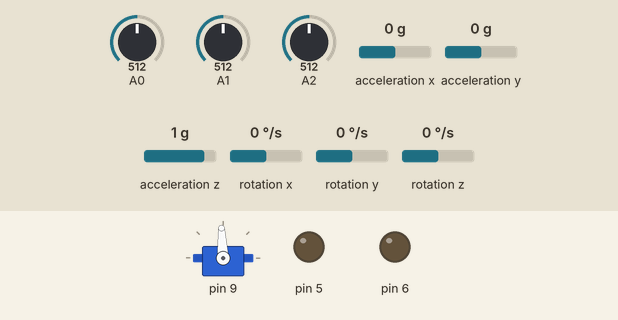
Simulated run of this sketch. Board: Arduino Uno, built with avr-gcc and run on an emulated ATmega328P. On the bench: servo, output pins drawn as LEDs (lit = HIGH). Wiring (inferred from the names in the program): MPU-6050 motion sensor at I2C address 0x68. Inputs (shaded band) come from the test bench; at power-on: rotation z 0 °/s, A1 = 512, A0 = 512, A2 = 512, acceleration x 0 g, acceleration y 0 g, acceleration z 1 g, rotation x 0 °/s, rotation y 0 °/s. Servo pulses on a pin are drawn as a servo (544–2400 µs = 0–180°); pins used as bus, display or sensor lines are not drawn.

Above: at 1.0 s.
1.1 s: rotation z set to -165 °/s
At 3.8 s:
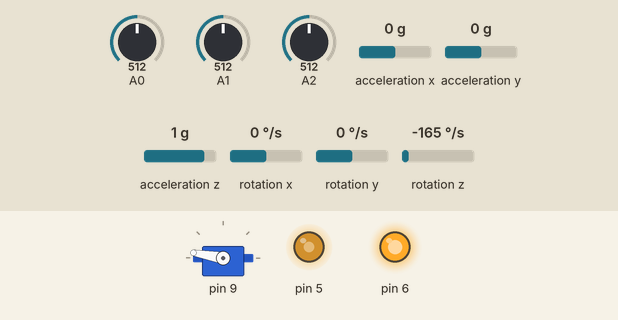
4.1 s: rotation z set to -173 °/s
7.1 s: A1 set to 165
10.1 s: A1 set to 143
At 15.8 s:
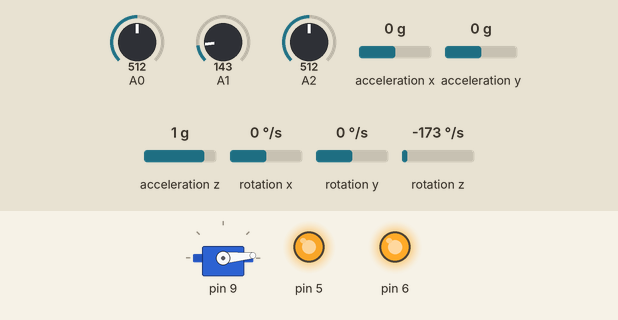
16.1 s: A0 set to 65
At 18.45 s:
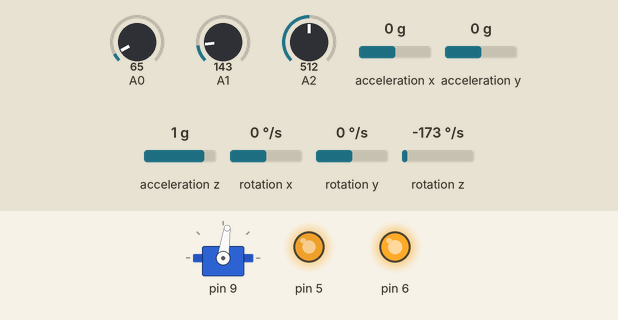
19.1 s: A0 set to 116
22.1 s: A0 set to 133
At 22.6 s:
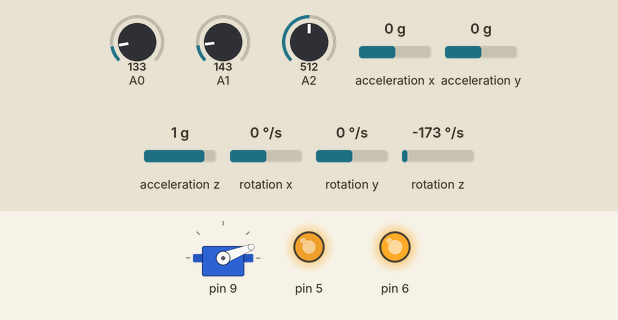
Timing chart, 0 to 26.1 s (numbered marks = the images above; inputs shaded):
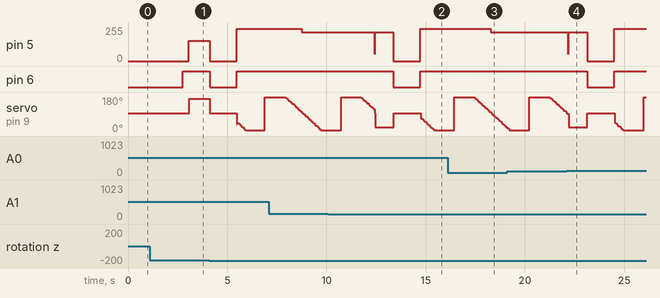

Measured:
- the behaviour switches between 157 and 156 on A1 (found by bisection; images 1 and 2)
- the behaviour switches between 122 and 123 on A0 (found by bisection; images 3 and 4)
- after the input at 10.1 s, pin 5: 216/255 → 0/255 after 3.3 s, → 242/255 1.4 s later; pin 6: HIGH → LOW after 3.3 s, → HIGH 1.4 s later
- after the input at 16.1 s, pin 5: goes on until 18.3 s, then stays 216/255
- after the input at 22.1 s, pin 5: 216/255 → 0/255 after 1.0 s, → 242/255 1.4 s later; pin 6: HIGH → LOW after 1.0 s, → HIGH 1.4 s later

The sketch:

main.ino
```cpp
//IMU works
//sensor works

#define F_CPU 16000000UL

#include <avr/io.h>
#include <util/delay.h>
#include <stdint.h>

#include "servo.h"
#include "thrust.h"
#include "lift.h"
#include "sensors.h"
#include "battery.h"
#include "state_machine.h"
#include "control.h"

/* Control loop period = 10 ms */
#define LOOP_DT_S 0.020f

int main(void)
{
    uint8_t ir_divider = 0;
    uint8_t battery_divider = 0;

    // ---- INIT ----
    timer1_servo_init();
    thrust_init();
    lift_init();

    sensors_init();
    battery_init();

    _delay_ms(400);

    // Initial read
    update_sensors();
    battery_update();


    update_imu_sensor(LOOP_DT_S);
     yaw_target = yaw_deg;

    set_servo_angle(0.0f);
    set_thrust(0);
    set_lift(100);   // stronger lift for stability

    _delay_ms(300);

    static uint8_t ir_div = 0; //COUNTING sensor udpates

    // ---- MAIN LOOP ----
    while (1)
    {


        //SENSORS UPDATE ONCE EVERY 50ms instead of every 10ms
        if (++ir_div >= 10){
            ir_div = 0;
            update_sensors();
        }

        update_imu_sensor(LOOP_DT_S);
          //updates IMU according to loop

        // ---- SLOW IR UPDATE (every 5 loops ≈ 50 ms) ----

 //     ---- BATTERY UPDATE (slow) ----
        battery_divider++;
        // if (battery_divider >= 50) {   // every ~0.5 sec
        //     battery_divider = 0;
        //     battery_update();
        //     while(1);
        // }

        // if (battery_is_low()) {
        //     set_thrust(0);
        //     set_lift(0);
        //     set_servo_angle(0.0f);
        // }


        // ---- CONTROL ----
       update_state();
       apply_control();


    //NOTE TO SARKIS

//This is good, test IMU AGAIN, for final, either keep serial.print();
    _delay_ms(10);  // EXACTLY matches LOOP_DT_S
    }

    return 0;
}
```

I2C.c
```cpp
#include <avr/io.h>
#include <util/delay.h>
#include <stdint.h>
#include <stdlib.h>
#include "I2C.h"

#define MPU_ADDR 0x68

void I2C_init(void){ // This function initializes the status and bit rate register to set I2C at about 100 kHz if CPU at 16MHz
	TWSR = 0;
	TWBR = 72;
}

void I2C_start(void){//Sends the start signal to the slave (IMU)
	TWCR = (1<<TWINT)|(1<<TWSTA)|(1<<TWEN);
	while (!(TWCR&(1<<TWINT)));
}

void I2C_stop(void){ //Sends the stop signal to the slave (IMU)
	TWCR = (1<<TWINT)|(1<<TWSTO)|(1<<TWEN);
}

void I2C_write(uint8_t Data){ // Sends the data byte to the slave through the data register
	TWDR = Data;
	TWCR = (1<<TWINT)|(1<<TWEN);
	while (!(TWCR&(1<<TWINT)));
}

void I2C_write_reg(uint8_t Data, uint8_t Register){ //Combine all the prior functions to write to a register
	I2C_start();
	//I2C slave address is 8 bits, bit 0 is the read/write flag and 1-7 are the address
    I2C_write(MPU_ADDR << 1);
    //State the register value
	I2C_write(Register);
	//Send the data
	I2C_write(Data);
	I2C_stop();
}

uint8_t I2C_read_ack(void){//Read the data and tell the IMU you want more data
	TWCR = (1<<TWINT) | (1<<TWEN) | (1<<TWEA);
	while (!(TWCR & (1<<TWINT)));
	return TWDR;
}

uint8_t I2C_read_nack(void){// Read the data and tell the IMU you're done
	TWCR = (1<<TWINT) | (1<<TWEN);
	while (!(TWCR & (1<<TWINT)));
	return TWDR;
}

uint8_t I2C_read_reg(uint8_t Register){//read 1 byte off a register
	I2C_start();
	I2C_write(MPU_ADDR << 1);
	I2C_write(Register);

	I2C_start();
	I2C_write(MPU_ADDR << 1|1);
	uint8_t Data = I2C_read_nack();

	I2C_stop();

	return Data;
}


void I2C_read_multiple_reg(uint8_t Base_reg, uint8_t* values, int range){//Read multiple bytes in a register
	I2C_start();
	I2C_write(MPU_ADDR << 1);
	I2C_write(Base_reg);

	I2C_start();
	I2C_write(MPU_ADDR << 1|1);
	//This assumes the register addresses are next to each other. This is good for something like IMU acceleration values which
	//are all within 6 registers of each other
	for (int i = 0; i < range; i++){
		if (i < range-1){
			values[i] = I2C_read_ack();
		}
		else{
			values[i] = I2C_read_nack();
		}
	}

	I2C_stop();
}
```

I2C.h
```cpp
#ifndef I2C_H
#define I2C_H

#include <stdint.h>

#ifdef __cplusplus
extern "C" {
#endif

#define MPU_ADDR 0x68

	void I2C_init(void);
	void I2C_start(void);
	void I2C_stop(void);
	void I2C_write(uint8_t Data);
	void I2C_write_reg(uint8_t Data, uint8_t Register);
	uint8_t I2C_read_ack(void);
	uint8_t I2C_read_nack(void);
	uint8_t I2C_read_reg(uint8_t Register);
	void I2C_read_multiple_reg(uint8_t Base_reg, uint8_t* values, int range);

#ifdef __cplusplus
}
#endif

#endif
```

IMU.c
```cpp
#define F_CPU 16000000UL
// CPU clock frequency = 16 MHz, used for delay and timing calculations

#include <avr/io.h>
#include <util/delay.h>
#include <stdint.h>
#include <math.h>
#include "I2C.h"
#include "IMU.h"

#ifndef M_PI
#define M_PI 3.14159265358979323846
#endif

#define F_CPU 16000000UL
// MPU6050 register addresses
#define MPU_ADDR             0x68
#define MPU6050_WHO_AM_I     0x75
#define MPU6050_PWR_MGMT_1   0x6B
#define MPU6050_ACCEL_XOUT_H 0x3B
#define MPU6050_ACCEL_XOUT_L 0x3C
#define MPU6050_ACCEL_YOUT_H 0x3D
#define MPU6050_ACCEL_YOUT_L 0x3E
#define MPU6050_ACCEL_ZOUT_H 0x3F
#define MPU6050_ACCEL_ZOUT_L 0x40
#define MPU6050_TEMP_OUT_H   0x41
#define MPU6050_TEMP_OUT_L   0x42
#define MPU6050_GYRO_XOUT_H  0x43
#define MPU6050_GYRO_XOUT_L  0x44
#define MPU6050_GYRO_YOUT_H  0x45
#define MPU6050_GYRO_YOUT_L  0x46
#define MPU6050_GYRO_ZOUT_H  0x47
#define MPU6050_GYRO_ZOUT_L  0x48
#define MPU6050_ACCEL_CONFIG 0x1C
#define MPU6050_GYRO_CONFIG  0x1B
#define MPU6050_SMPLRT_DIV   0x19
#define MPU6050_CONFIG       0x1A
#define MPU6050_INT_ENABLE   0x38

// Conversion factors used to transform raw sensor readings into physical units
static float accel_sensitivity = 16384.0f;  // Default accelerometer sensitivity for ±2g
static float gyro_sensitivity  = 131.0f;    // Default gyroscope sensitivity for ±250 deg/s

uint8_t mpu6050_init(void)
{
    uint8_t who;

    _delay_ms(100);

    who = mpu6050_who_am_i();
    if (who != 0x68 && who != 0x69) return 1;

    // Wake up the sensor
    I2C_write_reg(0x01, MPU6050_PWR_MGMT_1);

    _delay_ms(50);

    return 0;
}

uint8_t mpu6050_who_am_i(void)
{
    return I2C_read_reg(MPU6050_WHO_AM_I);
}

uint8_t mpu6050_set_accel_range(accel_range_t range)
{
    switch(range) {
        case AFS_2G:  accel_sensitivity = 16384.0f; break;
        case AFS_4G:  accel_sensitivity = 8192.0f;  break;
        case AFS_8G:  accel_sensitivity = 4096.0f;  break;
        case AFS_16G: accel_sensitivity = 2048.0f;  break;
        default: return 1;
    }

    I2C_write_reg((range << 3), MPU6050_ACCEL_CONFIG);
    return 0;
}

uint8_t mpu6050_set_gyro_range(gyro_range_t range)
{
    switch(range) {
        case GFS_250DPS:  gyro_sensitivity = 131.0f; break;
        case GFS_500DPS:  gyro_sensitivity = 65.5f;  break;
        case GFS_1000DPS: gyro_sensitivity = 32.8f;  break;
        case GFS_2000DPS: gyro_sensitivity = 16.4f;  break;
        default: return 1;
    }

    I2C_write_reg((range << 3), MPU6050_GYRO_CONFIG);
    return 0;
}

uint8_t mpu6050_set_dlpf(uint8_t dlpf_cfg)
{
    I2C_write_reg((dlpf_cfg & 0x07), MPU6050_CONFIG);
    return 0;
}

uint8_t mpu6050_set_sample_rate_div(uint8_t div)
{
    I2C_write_reg(div, MPU6050_SMPLRT_DIV);
    return 0;
}

uint8_t mpu6050_read_all(mpu6050_data_t *data)
{
    uint8_t buf[14];

    I2C_read_multiple_reg(MPU6050_ACCEL_XOUT_H, buf, 14);

    data->accel_x = (int16_t)((buf[0]  << 8) | buf[1]);
    data->accel_y = (int16_t)((buf[2]  << 8) | buf[3]);
    data->accel_z = (int16_t)((buf[4]  << 8) | buf[5]);
    data->temp    = (int16_t)((buf[6]  << 8) | buf[7]);
    data->gyro_x  = (int16_t)((buf[8]  << 8) | buf[9]);
    data->gyro_y  = (int16_t)((buf[10] << 8) | buf[11]);
    data->gyro_z  = (int16_t)((buf[12] << 8) | buf[13]);

    return 0;
}

float mpu6050_accel_to_g(int16_t raw)
{
    return ((float)raw) / accel_sensitivity;
}

float mpu6050_gyro_to_dps(int16_t raw)
{
    return ((float)raw) / gyro_sensitivity;
}

float mpu6050_temp_to_c(int16_t raw_temp)
{
    return ((float)raw_temp / 340.0f) + 36.53f;
}

void imu_reset_state(imu_state_t *imu)
{
    imu->ax_g = 0.0f;
    imu->ay_g = 0.0f;
    imu->az_g = 0.0f;

    imu->gx_dps = 0.0f;
    imu->gy_dps = 0.0f;
    imu->gz_dps = 0.0f;

    imu->roll_deg = 0.0f;
    imu->pitch_deg = 0.0f;
    imu->yaw_deg = 0.0f;

    imu->ax_bias_g = 0.0f;
    imu->ay_bias_g = 0.0f;
    imu->az_bias_g = 0.0f;

    imu->gx_bias_dps = 0.0f;
    imu->gy_bias_dps = 0.0f;
    imu->gz_bias_dps = 0.0f;

    imu->vx_mps = 0.0f;
    imu->x_m = 0.0f;

    imu->ax_linear_g = 0.0f;
    imu->ax_linear_mps2 = 0.0f;
    imu->prev_ax_mps2 = 0.0f;
    imu->prev_vx_mps = 0.0f;

    imu->initialized = 0;
}

void imu_calibrate(imu_state_t *imu, uint16_t samples)
{
    uint16_t i;
    mpu6050_data_t raw;

    float sum_ax = 0.0f;
    float sum_ay = 0.0f;
    float sum_az = 0.0f;
    float sum_gx = 0.0f;
    float sum_gy = 0.0f;
    float sum_gz = 0.0f;

    for (i = 0; i < samples; i++) {
        if (mpu6050_read_all(&raw) == 0) {
            sum_ax += mpu6050_accel_to_g(raw.accel_x);
            sum_ay += mpu6050_accel_to_g(raw.accel_y);
            sum_az += mpu6050_accel_to_g(raw.accel_z);

            sum_gx += mpu6050_gyro_to_dps(raw.gyro_x);
            sum_gy += mpu6050_gyro_to_dps(raw.gyro_y);
            sum_gz += mpu6050_gyro_to_dps(raw.gyro_z);
        }

        _delay_ms(2);
    }

    imu->ax_bias_g = sum_ax / samples;
    imu->ay_bias_g = sum_ay / samples;
    imu->az_bias_g = (sum_az / samples) - 1.0f;

    imu->gx_bias_dps = sum_gx / samples;
    imu->gy_bias_dps = sum_gy / samples;
    imu->gz_bias_dps = sum_gz / samples;
}


// Read new sensor data, remove offsets, estimate angles, and integrate motion along X
uint8_t imu_update(imu_state_t *imu, float dt_s)
{
    mpu6050_data_t raw;
    float roll_acc;
    float pitch_acc;
    float pitch_rad;
    float ax_linear_g;
    float ax_mps2;

    if (mpu6050_read_all(&raw) != 0) return 1;

    imu->ax_g = mpu6050_accel_to_g(raw.accel_x) - imu->ax_bias_g;
    imu->ay_g = mpu6050_accel_to_g(raw.accel_y) - imu->ay_bias_g;
    imu->az_g = mpu6050_accel_to_g(raw.accel_z) - imu->az_bias_g;

    imu->gx_dps = mpu6050_gyro_to_dps(raw.gyro_x) - imu->gx_bias_dps;
    imu->gy_dps = mpu6050_gyro_to_dps(raw.gyro_y) - imu->gy_bias_dps;
    imu->gz_dps = mpu6050_gyro_to_dps(raw.gyro_z) - imu->gz_bias_dps;

    roll_acc  = atan2f(imu->ay_g, imu->az_g) * 180.0f / M_PI;
    pitch_acc = atan2f(-imu->ax_g, sqrtf(imu->ay_g * imu->ay_g + imu->az_g * imu->az_g)) * 180.0f / M_PI;

    if (!imu->initialized) {
        imu->roll_deg = roll_acc;
        imu->pitch_deg = pitch_acc;
        imu->yaw_deg = 0.0f;
        imu->initialized = 1;
        imu->prev_ax_mps2 = 0.0f;
        imu->prev_vx_mps = 0.0f;

        // Initialize high-pass filter state
        imu->ax_hp_filter = 0.0f;
    }

    imu->roll_deg  = 0.98f * (imu->roll_deg  + imu->gx_dps * dt_s) + 0.02f * roll_acc;
    imu->pitch_deg = 0.98f * (imu->pitch_deg + imu->gy_dps * dt_s) + 0.02f * pitch_acc;

    imu->yaw_deg += imu->gz_dps * dt_s;
    if (imu->yaw_deg > 180.0f)  imu->yaw_deg -= 360.0f;
    if (imu->yaw_deg < -180.0f) imu->yaw_deg += 360.0f;

    pitch_rad = imu->pitch_deg * M_PI / 180.0f;

    ax_linear_g = imu->ax_g - sinf(pitch_rad);  // Add because we subtracted gravity in calibration

    // Apply high-pass filter to remove DC bias (0.1 Hz cutoff)
    float alpha = 0.996f; // For 100Hz sampling, 0.1Hz cutoff
    imu->ax_hp_filter = alpha * (imu->ax_hp_filter + ax_linear_g - imu->prev_ax_linear_g);
    imu->prev_ax_linear_g = ax_linear_g;
    ax_linear_g = imu->ax_hp_filter;

    // Consistent deadband
    const float ACCEL_DEADBAND = 0.015f;  // 30 mg
    const float VEL_DEADBAND = 0.01f;    // 1 cm/s

    if (fabsf(ax_linear_g) < ACCEL_DEADBAND) {
        ax_linear_g = 0.0f;
    }

    imu->ax_linear_g = ax_linear_g;
    ax_mps2 = ax_linear_g * 9.80665f;
    imu->ax_linear_mps2 = ax_mps2;

    // Detect if sensor is stationary
    uint8_t is_stationary = (fabsf(imu->gx_dps) < 1.0f &&
                             fabsf(imu->gy_dps) < 1.0f &&
                             fabsf(imu->gz_dps) < 1.0f &&
                             fabsf(ax_linear_g) < ACCEL_DEADBAND);

    if (is_stationary) {
        // Stronger damping when stationary
        imu->vx_mps *= 0.9f;
        if (fabsf(imu->vx_mps) < VEL_DEADBAND) {
            imu->vx_mps = 0.0f;
            imu->prev_vx_mps = 0.0f;
            imu->prev_ax_mps2 = 0.0f;
        }
    } else {
        // Trapezoidal integration for velocity
        imu->vx_mps += 0.5f * (imu->prev_ax_mps2 + ax_mps2) * dt_s;

        // Very light damping even when moving (prevents unbounded drift)
        imu->vx_mps *= 0.999f;

        // Trapezoidal integration for position
        imu->x_m += 0.5f * (imu->prev_vx_mps + imu->vx_mps) * dt_s;

        imu->prev_vx_mps = imu->vx_mps;
        imu->prev_ax_mps2 = ax_mps2;
    }

    return 0;
}
```

IMU.h
```cpp
#ifndef IMU_H
#define IMU_H

#include <stdint.h>

#ifdef __cplusplus
extern "C" {
#endif

    typedef struct {
        int16_t accel_x;
        int16_t accel_y;
        int16_t accel_z;
        int16_t temp;
        int16_t gyro_x;
        int16_t gyro_y;
        int16_t gyro_z;
    } mpu6050_data_t;

    typedef enum {
        AFS_2G  = 0,
        AFS_4G  = 1,
        AFS_8G  = 2,
        AFS_16G = 3
    } accel_range_t;

    typedef enum {
        GFS_250DPS  = 0,
        GFS_500DPS  = 1,
        GFS_1000DPS = 2,
        GFS_2000DPS = 3
    } gyro_range_t;

    typedef struct {
        float ax_g;
        float ay_g;
        float az_g;

        float gx_dps;
        float gy_dps;
        float gz_dps;

        float roll_deg;
        float pitch_deg;
        float yaw_deg;

        float ax_bias_g;
        float ay_bias_g;
        float az_bias_g;

        float gx_bias_dps;
        float gy_bias_dps;
        float gz_bias_dps;

        float vx_mps;
        float x_m;

        float ax_linear_g;
        float ax_linear_mps2;

        float prev_ax_mps2;
        float prev_vx_mps;

        uint8_t initialized;

        float prev_ax_linear_g;  // For high-pass filter
        float ax_hp_filter;      // High-pass filter state
    } imu_state_t;

    uint8_t mpu6050_init(void);
    uint8_t mpu6050_who_am_i(void);
    uint8_t mpu6050_set_accel_range(accel_range_t range);
    uint8_t mpu6050_set_gyro_range(gyro_range_t range);
    uint8_t mpu6050_set_dlpf(uint8_t dlpf_cfg);
    uint8_t mpu6050_set_sample_rate_div(uint8_t div);
    uint8_t mpu6050_read_all(mpu6050_data_t *data);

    float mpu6050_accel_to_g(int16_t raw);
    float mpu6050_gyro_to_dps(int16_t raw);
    float mpu6050_temp_to_c(int16_t raw_temp);

    void imu_reset_state(imu_state_t *imu);
    void imu_calibrate(imu_state_t *imu, uint16_t samples);
    uint8_t imu_update(imu_state_t *imu, float dt_s);
#ifdef __cplusplus
}
#endif
#endif
```

battery.c
```cpp
#define F_CPU 16000000UL

#include <avr/io.h>
#include <util/delay.h>
#include <stdint.h>
#include "battery.h"

/* ===================== CONFIGURATION ===================== */

/* Measured external analog reference */
#define ADC_AREF_V              4.96f

/* Battery divider ADC channel */
#define BATTERY_ADC_CHANNEL     2   /* ADC2 / PC2 */

/* Calibrated divider gain:
   V_bat = V_adc * BATTERY_DIVIDER_GAIN

   Based on your measurements:
   - real battery voltage ≈ 8.33 V
   - ADC reading ≈ 550
   - AREF ≈ 4.96 V

   This gives a divider gain close to 3.12.
*/
#define BATTERY_DIVIDER_GAIN    3.12f

/* Number of ADC samples averaged */
#define BATTERY_SAMPLES         16

/* 2S LiPo thresholds */
#define BATTERY_FULL_V          8.40f
#define BATTERY_LOW_THRESHOLD_V 7.20f
#define BATTERY_EMPTY_V         6.80f

/* ===================== GLOBALS ===================== */

uint16_t battery_adc = 0;
float battery_voltage_v = 0.0f;
uint8_t battery_percent = 0;

/* ===================== ADC HELPERS ===================== */

static uint16_t adc_read_channel_blocking(uint8_t channel)
{
    /* Keep external AREF, only change MUX bits */
    ADMUX = (ADMUX & 0xF0) | (channel & 0x07);
    _delay_us(10);

    ADCSRA |= (1 << ADSC);
    while (ADCSRA & (1 << ADSC)) {}

    return ADC;
}

static uint16_t battery_read_average(uint8_t n_samples)
{
    uint32_t sum = 0;
    uint8_t i;

    for (i = 0; i < n_samples; i++) {
        sum += adc_read_channel_blocking(BATTERY_ADC_CHANNEL);
        _delay_ms(2);
    }

    return (uint16_t)(sum / n_samples);
}

/* ===================== PUBLIC FUNCTIONS ===================== */

void battery_init(void)
{
    /* Disable digital input buffer on ADC2 / PC2 */
    DIDR0 |= (1 << BATTERY_ADC_CHANNEL);
}

void battery_update(void)
{
    float v_adc;
    float v_bat;
    float p;

    battery_adc = battery_read_average(BATTERY_SAMPLES);

    /* Voltage at the ADC pin */
    v_adc = ((float)battery_adc * ADC_AREF_V) / 1023.0f;

    /* Reconstructed battery voltage */
    v_bat = v_adc * BATTERY_DIVIDER_GAIN;
    battery_voltage_v = v_bat;

    /* Linear percentage estimate between EMPTY and FULL */
    if (v_bat <= BATTERY_EMPTY_V) {
        battery_percent = 0;
    }
    else if (v_bat >= BATTERY_FULL_V) {
        battery_percent = 100;
    }
    else {
        p = (v_bat - BATTERY_EMPTY_V) / (BATTERY_FULL_V - BATTERY_EMPTY_V);
        battery_percent = (uint8_t)(p * 100.0f + 0.5f);
    }
}

uint8_t battery_is_low(void)
{
    return (battery_voltage_v <= BATTERY_LOW_THRESHOLD_V);
}
```

battery.h
```cpp
#ifndef BATTERY_H
#define BATTERY_H

#include <stdint.h>

#ifdef __cplusplus
extern "C" {
#endif

/* Raw ADC reading from the battery divider */
extern uint16_t battery_adc;

/* Estimated battery voltage in volts */
extern float battery_voltage_v;

/* Estimated battery percentage 0..100 */
extern uint8_t battery_percent;

/* Initialize battery monitor */
void battery_init(void);

/* Update battery ADC, voltage, and percentage */
void battery_update(void);

/* Returns 1 if the battery is below the low-voltage threshold */
uint8_t battery_is_low(void);
#ifdef __cplusplus
}
#endif
#endif
```

control.h
```cpp
#ifndef CONTROL_H
#define CONTROL_H

#include <stdint.h>

#ifdef __cplusplus
extern "C" {
#endif
//Calling in main loop
//Applies the control outputs based on the current craft state
void apply_control(void);
#ifdef __cplusplus
}
#endif
#endif
```

Source omitted: control.c (8321 bytes), lift.c (1086 bytes), lift.h (336 bytes), sensors.c (7463 bytes), sensors.h (857 bytes), servo.c (2344 bytes), servo.h (365 bytes), state_machine.c (7010 bytes), state_machine.h (1791 bytes), thrust.c (1138 bytes), thrust.h (348 bytes)
